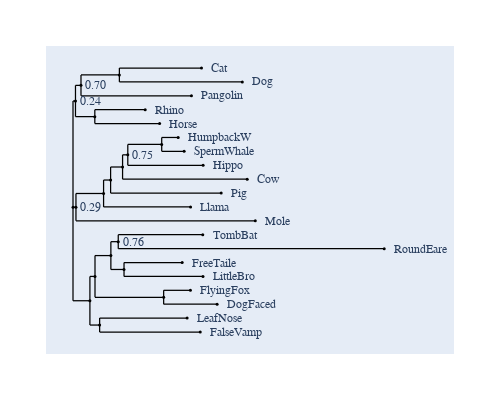

Source (notebook cell):
### Markdown cell above
## Change the placement of support text

The support text is positioned relative to the `x`, `y` coordinates of the tree node. Control over support text placement is achieved using the `support_xshift` and `support_yshift` attributes. These are expressed in terms of pixels.

To place the support text internal to the node, we set the yshift=0 (so at the same y-value of the node) and xshift it to the right using a positive integer.

### Code cell
fig.support_xshift = 15
fig.support_yshift = 0
fig.show(width=500, height=400)

### Figure 1 — Plotly figure (JSON) as saved in the notebook; plotly's stock layout.template omitted (floating-point values rounded to 4 significant figures; data arrays with more than 128 entries replaced by an {"elided": "..."} marker saying what was removed)
{"data": [{"line": {"color": "black", "shape": "spline", "smoothing": 1.3, "width": 1.25}, "mode": "lines", "showlegend": false, "type": "scatter", "x": {"elided": "224 float values"}, "y": {"elided": "224 float values"}}, {"hoverinfo": "text", "marker": {"color": "black", "size": 3, "symbol": "circle"}, "mode": "markers", "showlegend": false, "text": ["root", "edge.16", "edge.14", "edge.6", "Cat", "Dog", "Pangolin", "edge.7", "Rhino", "Horse", "edge.15", "edge.2", "edge.10", "edge.1", "edge.13", "edge.0", "HumpbackW", "SpermWhale", "Hippo", "Cow", "Pig", "Llama", "Mole", "edge.5", "edge.11", "edge.3", "edge.12", "TombBat", "RoundEare", "edge.9", "FreeTaile", "LittleBro", "edge.4", "FlyingFox", "DogFaced", "edge.8", "LeafNose", "FalseVamp"], "type": "scatter", "x": [0, 0.001664, 0.00537, 0.03115, 0.08631, 0.1137, 0.07957, 0.01466, 0.0485, 0.05818, 0.001987, 0.02055, 0.02526, 0.0333, 0.03681, 0.05959, 0.07066, 0.07466, 0.08741, 0.117, 0.09954, 0.07899, 0.1225, 0.01136, 0.01478, 0.02544, 0.0304, 0.08717, 0.2091, 0.03427, 0.07335, 0.08732, 0.0609, 0.07887, 0.09682, 0.01789, 0.07665, 0.08547], "y": [-0.6703, 9.262, 10.72, 11.7, 12.35, 11.05, 9.75, 7.8, 8.45, 7.15, -0.6703, 0.6094, 1.869, 3.087, 4.225, 5.2, 5.85, 4.55, 3.25, 1.95, 0.65, -0.65, -1.95, -9.425, -7.15, -5.2, -3.9, -3.25, -4.55, -6.5, -5.85, -7.15, -9.1, -8.45, -9.75, -11.7, -11.05, -12.35]}], "layout": {"annotations": [{"font": {"family": "Inconsolata, monospace", "size": 12}, "showarrow": false, "text": "Cat", "textangle": 0, "x": 0.09154, "xanchor": "left", "xref": "x", "y": 12.35, "yref": "y"}, {"font": {"family": "Inconsolata, monospace", "size": 12}, "showarrow": false, "text": "Dog", "textangle": 0, "x": 0.1189, "xanchor": "left", "xref": "x", "y": 11.05, "yref": "y"}, {"font": {"family": "Inconsolata, monospace", "size": 12}, "showarrow": false, "text": "Pangolin", "textangle": 0, "x": 0.08479, "xanchor": "left", "xref": "x", "y": 9.75, "yref": "y"}, {"font": {"family": "Inconsolata, monospace", "size": 12}, "showarrow": false, "text": "Rhino", "textangle": 0, "x": 0.05373, "xanchor": "left", "xref": "x", "y": 8.45, "yref": "y"}, {"font": {"family": "Inconsolata, monospace", "size": 12}, "showarrow": false, "text": "Horse", "textangle": 0, "x": 0.06341, "xanchor": "left", "xref": "x", "y": 7.15, "yref": "y"}, {"font": {"family": "Inconsolata, monospace", "size": 12}, "showarrow": false, "text": "HumpbackW", "textangle": 0, "x": 0.07589, "xanchor": "left", "xref": "x", "y": 5.85, "yref": "y"}, {"font": {"family": "Inconsolata, monospace", "size": 12}, "showarrow": false, "text": "SpermWhale", "textangle": 0, "x": 0.07988, "xanchor": "left", "xref": "x", "y": 4.55, "yref": "y"}, {"font": {"family": "Inconsolata, monospace", "size": 12}, "showarrow": false, "text": "Hippo", "textangle": 0, "x": 0.09264, "xanchor": "left", "xref": "x", "y": 3.25, "yref": "y"}, {"font": {"family": "Inconsolata, monospace", "size": 12}, "showarrow": false, "text": "Cow", "textangle": 0, "x": 0.1223, "xanchor": "left", "xref": "x", "y": 1.95, "yref": "y"}, {"font": {"family": "Inconsolata, monospace", "size": 12}, "showarrow": false, "text": "Pig", "textangle": 0, "x": 0.1048, "xanchor": "left", "xref": "x", "y": 0.65, "yref": "y"}, {"font": {"family": "Inconsolata, monospace", "size": 12}, "showarrow": false, "text": "Llama", "textangle": 0, "x": 0.08422, "xanchor": "left", "xref": "x", "y": -0.65, "yref": "y"}, {"font": {"family": "Inconsolata, monospace", "size": 12}, "showarrow": false, "text": "Mole", "textangle": 0, "x": 0.1277, "xanchor": "left", "xref": "x", "y": -1.95, "yref": "y"}, {"font": {"family": "Inconsolata, monospace", "size": 12}, "showarrow": false, "text": "TombBat", "textangle": 0, "x": 0.0924, "xanchor": "left", "xref": "x", "y": -3.25, "yref": "y"}, {"font": {"family": "Inconsolata, monospace", "size": 12}, "showarrow": false, "text": "RoundEare", "textangle": 0, "x": 0.2143, "xanchor": "left", "xref": "x", "y": -4.55, "yref": "y"}, {"font": {"family": "Inconsolata, monospace", "size": 12}, "showarrow": false, "text": "FreeTaile", "textangle": 0, "x": 0.07857, "xanchor": "left", "xref": "x", "y": -5.85, "yref": "y"}, {"font": {"family": "Inconsolata, monospace", "size": 12}, "showarrow": false, "text": "LittleBro", "textangle": 0, "x": 0.09255, "xanchor": "left", "xref": "x", "y": -7.15, "yref": "y"}, {"font": {"family": "Inconsolata, monospace", "size": 12}, "showarrow": false, "text": "FlyingFox", "textangle": 0, "x": 0.0841, "xanchor": "left", "xref": "x", "y": -8.45, "yref": "y"}, {"font": {"family": "Inconsolata, monospace", "size": 12}, "showarrow": false, "text": "DogFaced", "textangle": 0, "x": 0.102, "xanchor": "left", "xref": "x", "y": -9.75, "yref": "y"}, {"font": {"family": "Inconsolata, monospace", "size": 12}, "showarrow": false, "text": "LeafNose", "textangle": 0, "x": 0.08187, "xanchor": "left", "xref": "x", "y": -11.05, "yref": "y"}, {"font": {"family": "Inconsolata, monospace", "size": 12}, "showarrow": false, "text": "FalseVamp", "textangle": 0, "x": 0.0907, "xanchor": "left", "xref": "x", "y": -12.35, "yref": "y"}, {"font": {"family": "Inconsolata, monospace", "size": 12}, "showarrow": false, "text": "0.24", "textangle": 0, "x": 0.001664, "xanchor": "center", "xref": "x", "xshift": 15, "y": 9.262, "yref": "y", "yshift": 0}, {"font": {"family": "Inconsolata, monospace", "size": 12}, "showarrow": false, "text": "0.70", "textangle": 0, "x": 0.00537, "xanchor": "center", "xref": "x", "xshift": 15, "y": 10.72, "yref": "y", "yshift": 0}, {"font": {"family": "Inconsolata, monospace", "size": 12}, "showarrow": false, "text": "0.29", "textangle": 0, "x": 0.001987, "xanchor": "center", "xref": "x", "xshift": 15, "y": -0.6703, "yref": "y", "yshift": 0}, {"font": {"family": "Inconsolata, monospace", "size": 12}, "showarrow": false, "text": "0.75", "textangle": 0, "x": 0.03681, "xanchor": "center", "xref": "x", "xshift": 15, "y": 4.225, "yref": "y", "yshift": 0}, {"font": {"family": "Inconsolata, monospace", "size": 12}, "showarrow": false, "text": "0.76", "textangle": 0, "x": 0.0304, "xanchor": "center", "xref": "x", "xshift": 15, "y": -3.9, "yref": "y", "yshift": 0}], "autosize": true, "font": {"family": "Balto", "size": 14}, "height": 400, "hovermode": "closest", "margin": {"b": 50, "l": 50, "pad": 4, "r": 50, "t": 50}, "showlegend": false, "width": 500, "xaxis": {"visible": false}, "yaxis": {"visible": false}}}
